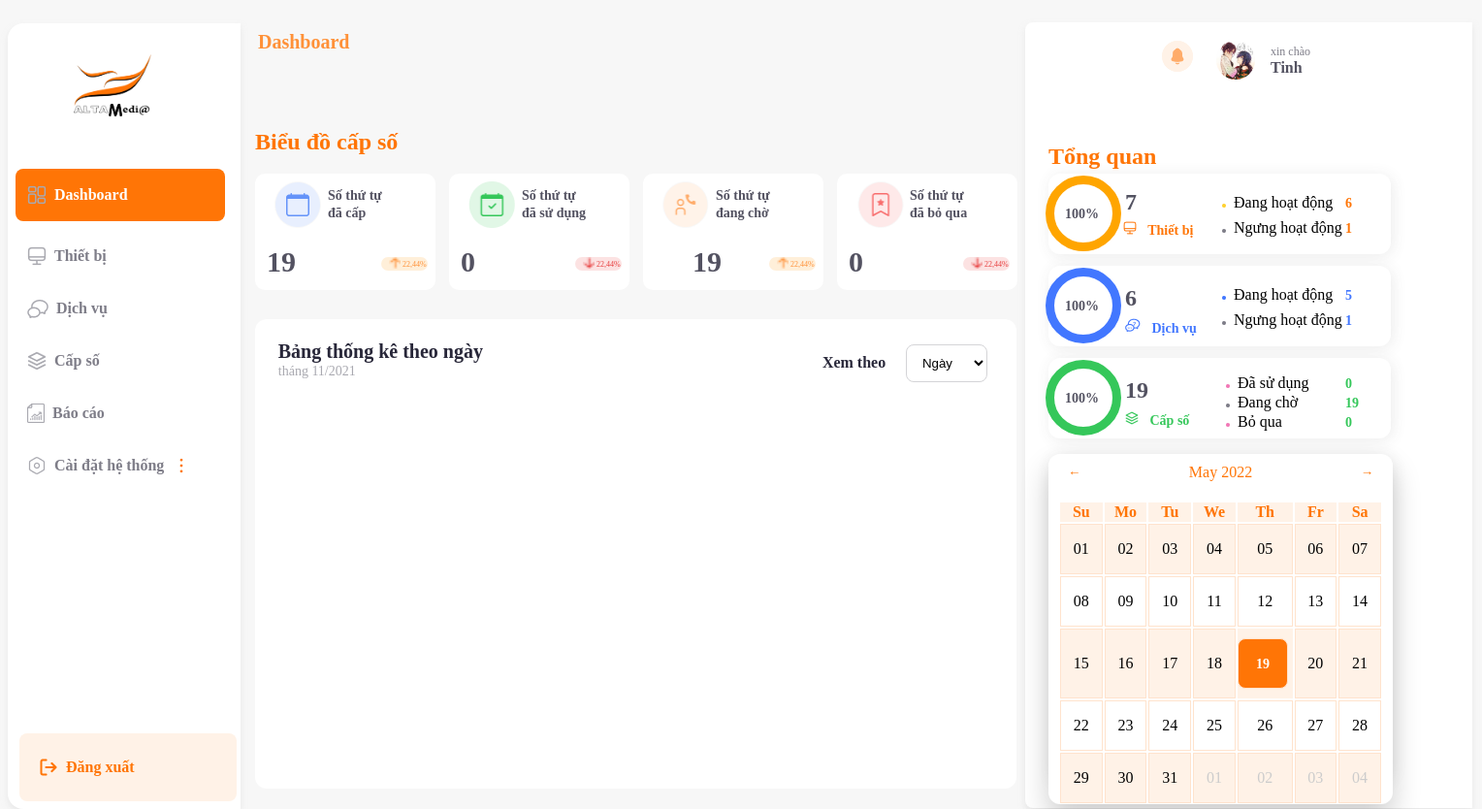
The app's page /dashboard/index.php (signed in), older data.
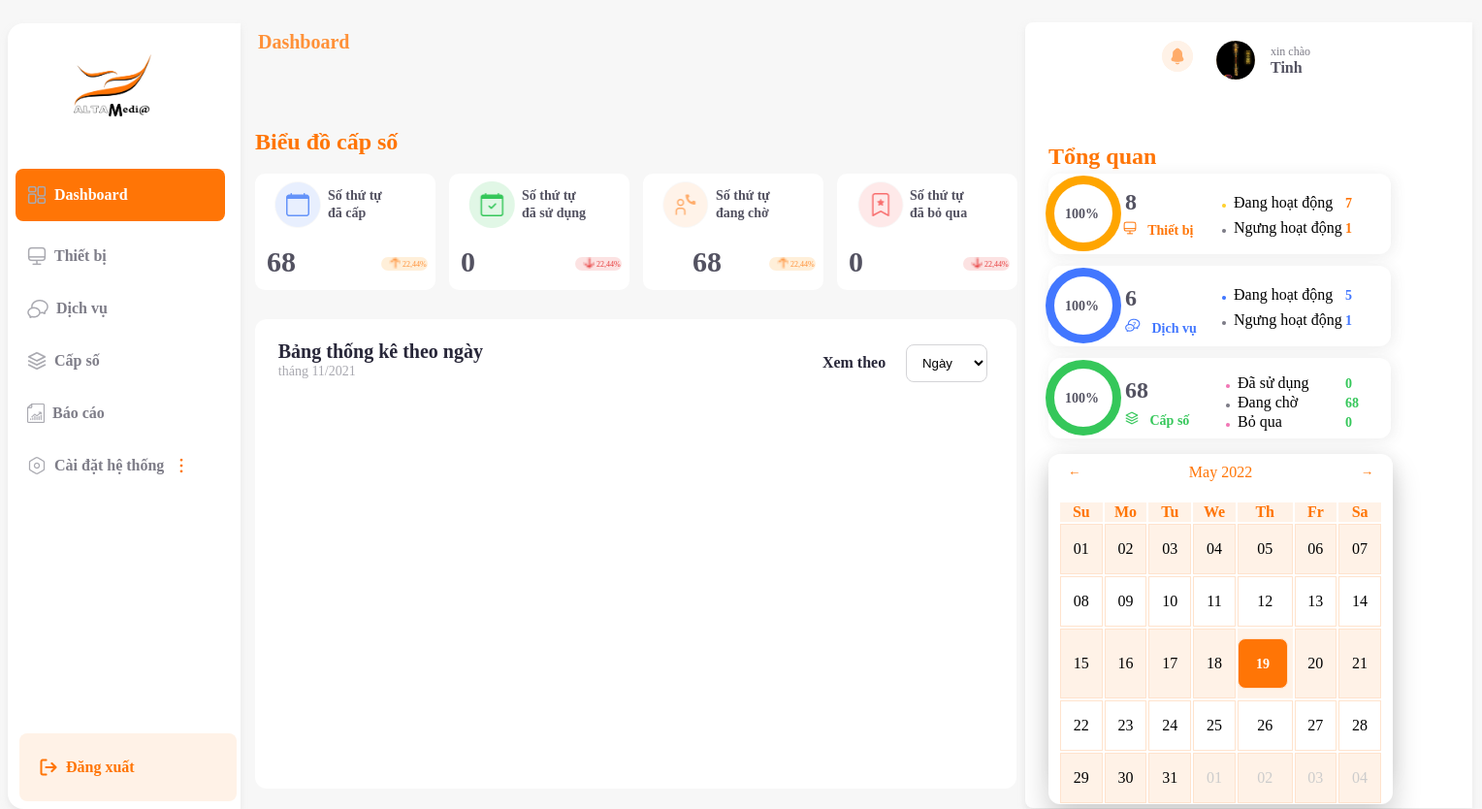
The same page, newer data.
### tables this page shows
CREATE TABLE `user` (
  `userID` int(11) NOT NULL,
  `name` varchar(50) NOT NULL,
  `username` varchar(50) NOT NULL,
  `phone` int(13) NOT NULL,
  `pw` varchar(50) NOT NULL,
  `email` varchar(50) NOT NULL,
  `status` varchar(50) NOT NULL,
  `picture` varchar(255) NOT NULL,
  `roleID` int(11) NOT NULL
);

### dashboard/index.php (shortened to what the changed rows need)
<?php
$conn = connect_db();
if (isset($_SESSION['admin_login'])) {
    if (isset($_SESSION['userID'])) {
        $id = $_SESSION['userID'];
        $sql = "SELECT * FROM user WHERE userID = '$id'";
        $result = mysqli_query($conn, $sql);
        if (mysqli_num_rows($result) > 0) {
            $row = mysqli_fetch_assoc($result);
            $name = $row['name'];
            $picture = $row['picture'];
        } else {
            header("location:../logout.php");
            exit;
        }
    }
?>
    <!DOCTYPE html>
    <html lang="en">
    <head>
        <link href="../css/dashboard.css" rel="stylesheet">
        <link rel="stylesheet" href="//cdnjs.cloudflare.com/ajax/libs/morris.js/0.5.1/morris.css">
        <link href="../css/rome.css" rel="stylesheet">
    </head>
    <body>
        <header>
            <p class="topbar">Dashboard</p>
            <div>
                <div class="popup" onclick="myFunction()">
                    <img src="../picture/component/nofication.png" alt="nofication" class="nofication" id="myNofication">
                </div>
            </div>
            <a href="info.php">
                <div id="info">
                    <p class="hello">xin chào</p>
                    <p class="header username"><?php echo $name ?></p>
                    <img src="<?php echo "../picture/avatar/" . $picture ?>" alt="smallpicture" class="picinfo">
                </div>
            </a>
        </header>
        <nav>
            <ul>
                <img src="../picture/Logo alta.png" alt="logo" class="logo">
                <li><a href="" id="dashboard"><img src="../picture/component/dashboard.png" alt="dashboard">
                        Dashboard</a>
                </li>
                <li class="monitor"><a href="../dashboard/monitor.php" class="monitor"><img src="../picture/component/monitor.png" alt="monitor">Thiết
                        bị</a></li>
                <li><a href="../dashboard/service.php" class="service"><img src="../picture/component/service.png" alt="service">Dịch vụ</a></li>
                <li><a href="../dashboard/progression.php" class="progression"><img src="../picture/component/progression.png" alt="progression">Cấp
                        số</a>
                </li>
                <li><a href="../dashboard/report.php" class="report"><img src="../picture/component/report.png" alt="report">Báo
                        cáo</a></li>
                <li class="setting"><a href="" class="setting"><img src="../picture/component/setting.png" alt="setting">Cài đặt
                        hệ
                        thống<img src="../picture/component/dropdown.png" alt="dropdown"></a>
                </li>
                <li><a href="../logout.php" class="logout"><img src="../picture/component/logout.png" alt="logout">Đăng
                        xuất</a>
                </li>
            </ul>
        </nav>
        <main id="main_dashboard">
            <div id="dashboard_index">
                <h1>Biểu đồ cấp số</h1>
                <div class="quantity_progress_id">
                    <img src="../picture/component/dashboard/dashboard_id.png" alt="">
                    <?php
                    $result = mysqli_query($conn, 'SELECT COUNT(progressID) AS sum_progressID FROM progression');
                    $row = mysqli_fetch_assoc($result);
                    $sum_progressID = $row['sum_progressID'];
                    ?>
                    <p>Số thứ tự đã cấp</p>
                    <span><?php echo $sum_progressID ?></span>
                    <small>
                        <img src="../picture/component/progress_up.png" alt="">
                        <p>22,44%</p>
                    </small>
                </div>
                <div class="quantity_progress_use">
                    <img src="../picture/component/dashboard/dashboard_use.png" alt="">
                    <p>Số thứ tự đã sử dụng</p>
                    <?php
                    $result = mysqli_query($conn, 'SELECT SUM(status LIKE "Đã sử dụng") AS sum_status_used FROM progression');
                    $row = mysqli_fetch_assoc($result);
                    $sum_status_used = $row['sum_status_used'];
                    ?>
                    <span><?php echo $sum_status_used ?></span>
                    <small>
                        <img src="../picture/component/progress_low.png" alt="">
                        <p>22,44%</p>
                    </small>
                </div>
                <div class="quantity_progress_waiting">
                    <img src="../picture/component/dashboard/dashboard_waiting.png" alt="">
                    <p>Số thứ tự đang chờ</p>
                    <?php
                    $result = mysqli_query($conn, 'SELECT SUM(status LIKE "Đang chờ") AS sum_status_wait FROM progression');
                    $row = mysqli_fetch_assoc($result);
                    $sum_status_wait = $row['sum_status_wait'];
                    ?>
                    <span><?php echo $sum_status_wait ?></span>
                    <small>
                        <img src="../picture/component/progress_up.png" alt="">
                        <p>22,44%</p>
                    </small>
                </div>
                <div class="quantity_progress_pass">
                    <img src="../picture/component/dashboard/dashboard_pass.png" alt="">
                    <p>Số thứ tự đã bỏ qua</p>
                    <?php
                    $result = mysqli_query($conn, 'SELECT SUM(status LIKE "Bỏ qua") AS sum_status_pass FROM progression');
                    $row = mysqli_fetch_assoc($result);
                    $sum_status_pass = $row['sum_status_pass'];
                    ?>
                    <span><?php echo $sum_status_pass ?></span>
                    <small>
                        <img src="../picture/component/progress_low.png" alt="">
                        <p>22,44%</p>
                    </small>
                </div>
            </div>
            <div class="chart_canvas">
                <div class="container" style="width: 791px;;">
                    <h1>Bảng thống kê theo ngày</h1>
                    <p>tháng 11/2021</p>
                    <div class="date_chart">
                        <p>Xem theo</p>
                        <select name="" id="date_chart">
                            <option value="" selected="selected">Ngày</option>
                        </select>
                    </div>
                    <br /><br />
                    <br /><br />
                    <br /><br />
                </div>
            </div>
        </main>
        <footer id="dashboard_generality">
            <h1>Tổng quan</h1>
            <div id="monitor_percentage">
                <div class="circle_monitor">
                    <div class="monitor_circle">
                        <div class="monitor-value">100%</div>
                    </div>
                </div>
                <?php
                $result = mysqli_query($conn, 'SELECT COUNT(monitorID) AS sum_monitorID FROM monitor');
                $row = mysqli_fetch_assoc($result);
                $sum_monitorID = $row['sum_monitorID'];
                ?>
                <h2><?php echo $sum_monitorID ?></h2>
                <h1><img src="../picture/component/dashboard/dashboard_monitor.png" alt=""> Thiết bị</h1>
                <div class="top">
                    <p><img src="../picture/component/dashboard/yellow.png" alt="">Đang hoạt động</p>
                    <?php
                    $result = mysqli_query($conn, 'SELECT SUM(monitorStatus LIKE "Hoạt động") AS sum_monitorStatus FROM monitor');
                    $row = mysqli_fetch_assoc($result);
                    $sum_monitorStatus = $row['sum_monitorStatus'];
                    ?>
                    <span><?php echo $sum_monitorStatus ?></span>
                </div>
                <div class="bottom">
                    <p><img src="../picture/component/dashboard/gray.png" alt="">Ngưng hoạt động</p>
                    <?php
                    $result = mysqli_query($conn, 'SELECT SUM(monitorStatus LIKE "Ngưng hoạt động") AS sum_monitorStatus FROM monitor');
                    $row = mysqli_fetch_assoc($result);
                    $sum_monitorStatus = $row['sum_monitorStatus'];
                    ?>
                    <span><?php echo $sum_monitorStatus ?></span>
                </div>
            </div>
            <div id="service_percentage">
                <div class="circle_service">
                    <div class="service_circle">
                        <div class="service-value">100%</div>
                    </div>
                </div>
                <?php
                $result = mysqli_query($conn, 'SELECT COUNT(serviceID) AS sum_serviceID FROM service');
                $row = mysqli_fetch_assoc($result);
                $sum_serviceID = $row['sum_serviceID'];
                ?>
                <h2><?php echo $sum_serviceID ?></h2>
                <h1><img src="../picture/component/dashboard/dashboard_service.png" alt=""> Dịch vụ</h1>
                <div class="top">
                    <p><img src="../picture/component/dashboard/blue.png" alt="">Đang hoạt động</p>
                    <?php
                    $result = mysqli_query($conn, 'SELECT SUM(serviceStatus LIKE "Hoạt động") AS sum_serviceStatus FROM service');
                    $row = mysqli_fetch_assoc($result);
                    $sum_monitorStatus = $row['sum_serviceStatus'];
                    ?>
                    <span><?php echo $sum_monitorStatus ?></span>
                </div>
                <div class="bottom">
                    <p><img src="../picture/component/dashboard/gray.png" alt="">Ngưng hoạt động</p>
                    <?php
                    $result = mysqli_query($conn, 'SELECT SUM(serviceStatus LIKE "Ngưng hoạt động") AS sum_serviceStatus FROM service');
                    $row = mysqli_fetch_assoc($result);
                    $sum_serviceStatus = $row['sum_serviceStatus'];
                    ?>
                    <span><?php echo $sum_serviceStatus ?></span>
                </div>
            </div>
            <div id="progress_percentage">
                <div class="circle_progress">
                    <div class="progress_circle">
                        <div class="progress-value">100%</div>
                    </div>
                </div>
                <h2><?php echo $sum_progressID ?></h2>
                <h1><img src="../picture/component/dashboard/dasboard_progress.png" alt=""> Cấp số</h1>
                <div class="top">
                    <p><img src="../picture/component/dashboard/orange.png" alt="">Đã sử dụng</p>
                    <span><?php echo $sum_status_used ?></span>
                </div>
                <div class="middle">
                    <p><img src="../picture/component/dashboard/gray.png" alt="">Đang chờ</p>
                    <span><?php echo $sum_status_wait ?></span>
                </div>
                <div class="bottom">
                    <p><img src="../picture/component/dashboard/orange.png" alt="">Bỏ qua</p>
                    <span><?php echo $sum_status_pass ?></span>
                </div>
            </div>
            <div id="inline_cal"></div>
        </footer>
    <?php
} else if (isset($_SESSION['user_login'])) {
    header("location:../user/index.php");
} else {
    header("location:../index.php");
}
    ?>
    </body>
    </html>

Row changes from the older to the newer data that the page shows:
changed user "Tinh": picture: a different picture
Text that changed along with them:
$sum_progressID: "19" → "68"
$sum_status_wait: "19" → "68"
$sum_monitorID: "7" → "8"
$sum_monitorStatus: "6" → "7"
